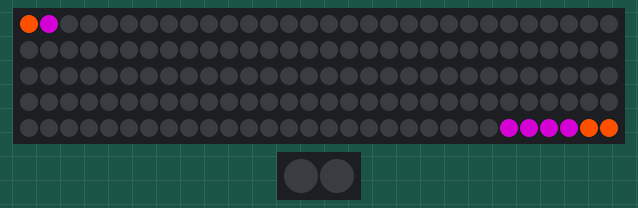
A sketch run on a simulated Arduino Uno, built with avr-gcc and run on an emulated ATmega328P. On the bench: 150 RGB LEDs in strip order, left to right, continuing on the next row, 2 RGB LEDs in strip order, left to right.

Above: at 0.16 s.
At 25.6 s:
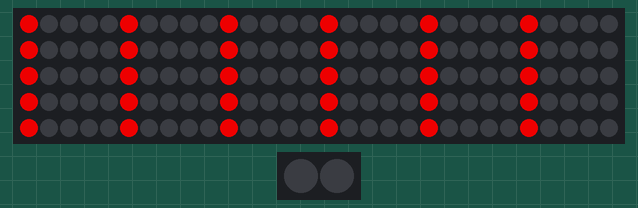

Measured:
- what the display in image 1 shows lasts 1.0 s, from 25.6 s to 26.6 s

The sketch:

arduino_ide_monorepo.ino
```cpp
#include "FastLEDHelpers.h"

void setup() {
//  Serial.begin(9600);
 setupLEDs();

}

void loop() {
    // Uncomment to implment home window
    homeWindowStripLoop();

    // static SimpleStateMachineFlowBaton animator = SimpleStateMachineFlowBaton();
    // animator.simpleFlowBatonLoop();

}
```

CarLEDStripAnimation.cpp
```cpp

```

FastLEDHelpers.h
```cpp
#include "PlatformHelpers.h"


enum class WandBatonAnimationState {
    None,
    SinColorPurple,
    RapidFlashSlowFade,
    PurpleGreenPingPong,
    PinkAndGoldSexy
};

enum class WindowAnimationState {
    None,
    ColorBlink,
    CatAndMouse,
    SlowLoop
};

#ifndef SimpleStateMachineFlowBaton_H
#define SimpleStateMachineFlowBaton_H

/*
simple flow artist baton state machine, no gyro sensor*/
class SimpleStateMachineFlowBaton {
    public:
        SimpleStateMachineFlowBaton();
        void simpleFlowBatonLoop();
    private:
        WandBatonAnimationState currentState;
        void animatePGS();
        void animatePGPP(long clicks);
        void animateSCP(long clicks);
        void animateRFSF(long clicks);
        void setPurpleColorForIndex(PlatformAgnosticPixel * color, int index);
        void setPinkColorForIndex(PlatformAgnosticPixel * color, int index);
        void setGoldColorForIndex(PlatformAgnosticPixel * color, int index);
        void setGreenColorForIndex(PlatformAgnosticPixel * color, int index);

};
#endif

/* home window project

////////////////////
*/

#ifndef CHASESERVICE_H
#define CHASESERVICE_H
void homeWindowStripLoop();
class RabbitTurtleChaseService {
public:
    void updatePositions();
    RabbitTurtleChaseService();
    bool hasCaughtRabbit();
    void resetRace();

private:
    void updateTurtlePosition(unsigned long time);
    void updateRabbitPosition(unsigned long time);
    double turtleVelocity;
    double rabbitVelocity;
    int turtlePosition;
    double rabbitPosition;
    unsigned long rabbitAccelerationTimer;
    unsigned long startTime;
    void updateRabbitVelocity();
    unsigned long millisOffset;
    void printPhase();

};

#endif // CHASESERVICE_H
```

PlatformHelpers.h
```cpp
#ifndef PLATFORM_HELPERS_H
#define PLATFORM_HELPERS_H

#include <stdint.h>  // for uint32_t and other fixed-width integer types
#include <math.h>
#define PI 3.14159265358979323846


enum class ClusterNameEnum {
    largeCluster,
    smallCluster
};

struct PlatformAgnosticPixel {
 uint8_t r;
 uint8_t g;
 uint8_t b;
 float opacity;

    PlatformAgnosticPixel() : r(0), g(0), b(0), opacity(1.0f) {}
    // Constructor to initialize r, g, b with custom values, opacity defaults to 1
    PlatformAgnosticPixel(uint8_t red, uint8_t green, uint8_t blue)
        : r(red), g(green), b(blue), opacity(1.0f) {}

    // Constructor to initialize r, g, b and opacity with custom values
    PlatformAgnosticPixel(uint8_t red, uint8_t green, uint8_t blue, float op)
        : r(red), g(green), b(blue), opacity(op) {}
};


PlatformAgnosticPixel myBlend(PlatformAgnosticPixel color1, PlatformAgnosticPixel color2, uint8_t blendAmount);
void setupLEDs();
void Show();
void setPixel(PlatformAgnosticPixel, uint16_t, ClusterNameEnum);
void setBrightness(uint8_t);


////////Flow Baton Arduino Mini v 1
// #define NeoPixelRequired "NeoPixelRequired"
// #define CLUSTER_1_PIN 3
// #define CLUSTER_2_PIN 5
// #define CLUSTER_1_COUNT 150
// #define CLUSTER_2_COUNT 3


#define FastLEDEnabled "FastLEDEnabled"
#define CLUSTER_1_PIN 18
#define CLUSTER_2_PIN 5
#define CLUSTER_1_COUNT 150
#define CLUSTER_2_COUNT 2

#if defined(FastLEDEnabled)
    #include <FastLED.h>
    extern CRGB ledCluster1[CLUSTER_1_COUNT];
    extern CRGB ledCluster2[CLUSTER_2_COUNT];
#elif defined(NeoPixelRequired)
    #include <Adafruit_NeoPixel.h>
#endif
#endif


// define your LED specific color orders which are per unit different

//home window shitty ws2812b
#define COLOR_ORDER GRB

//ws2811 baton lights
//#define COLOR_ORDER RGB
```

Platformhelpers.cpp
```cpp
#include "PlatformHelpers.h"


#if defined(FastLEDEnabled)
  CRGB ledCluster1[CLUSTER_1_COUNT];
  CRGB ledCluster2[CLUSTER_2_COUNT];
#elif defined(NeoPixelRequired)
  #include <Adafruit_NeoPixel.h>
  Adafruit_NeoPixel ledCluster1 = Adafruit_NeoPixel(CLUSTER_1_COUNT, CLUSTER_1_PIN, NEO_RGB + NEO_KHZ800);
  Adafruit_NeoPixel ledCluster2 = Adafruit_NeoPixel(CLUSTER_2_COUNT, CLUSTER_2_PIN, NEO_RGB + NEO_KHZ800);
#endif

// Function to initialize the LED library
void setupLEDs() {
  #if defined(FastLEDEnabled)
    FastLED.addLeds<WS2812B, CLUSTER_1_PIN, COLOR_ORDER>(ledCluster1, CLUSTER_1_COUNT);
    FastLED.addLeds<WS2812B, CLUSTER_2_PIN, COLOR_ORDER>(ledCluster2, CLUSTER_2_COUNT);
  #else
    ledCluster1.begin();
    ledCluster1.setBrightness(255);  // Set initial brightness for NeoPixel
    ledCluster1.show();  // Initialize all pixels to 'off'
    ledCluster2.begin();
    ledCluster2.setBrightness(255);  // Set initial brightness for NeoPixel
    ledCluster2.show();  // Initialize all pixels to 'off'
  #endif
}

void setBrightness(uint8_t brightness) {
  #if defined(FastLEDEnabled)
    FastLED.setBrightness(brightness);
    FastLED.show();
  #elif defined(NeoPixelRequired)
    ledCluster2.setBrightness(brightness);
    ledCluster1.setBrightness(brightness);
    ledCluster2.show();
    ledCluster1.show();
  #endif
}

void Show() {
  #if defined(FastLEDEnabled)
    FastLED.show();
  #elif defined(NeoPixelRequired)
    ledCluster2.show();
    ledCluster1.show();
  #endif
}

void setPixel(PlatformAgnosticPixel pixel, uint16_t index, ClusterNameEnum cluster) {
  #if defined(NeoPixelRequired)
    if(cluster == ClusterNameEnum::largeCluster) {
      ledCluster1.setPixelColor(index, ledCluster1.Color(pixel.r, pixel.g, pixel.b));
    } else {
      ledCluster2.setPixelColor(index, ledCluster2.Color(pixel.r, pixel.g, pixel.b));
    }
  #elif defined(FastLEDEnabled)
    if(cluster == ClusterNameEnum::largeCluster) {
      ledCluster1[index] = CRGB(pixel.r, pixel.g, pixel.b);
    } else {
      ledCluster2[index] = CRGB(pixel.r, pixel.g, pixel.b);
    }
  #endif
}


PlatformAgnosticPixel myBlend(PlatformAgnosticPixel color1, PlatformAgnosticPixel color2, uint8_t blendAmount) {
    PlatformAgnosticPixel result;
    result.r = color1.r + ((color2.r - color1.r) * blendAmount / 255);
    result.g = color1.g + ((color2.g - color1.g) * blendAmount / 255);
    result.b = color1.b + ((color2.b - color1.b) * blendAmount / 255);
    return result;
}
```

RabbitTurtleAnimation.cpp
```cpp
#include "FastLEDHelpers.h"


// fileprivate function
void printDots(int xDots, int here, PlatformAgnosticPixel color) {
  for(uint8_t offset = 0; offset < xDots; offset++) {
      if(here - offset < 0) {
      setPixel(color, here - offset + CLUSTER_1_COUNT,ClusterNameEnum::largeCluster);
      } else {
        setPixel(color, here - offset,ClusterNameEnum::largeCluster);
      }
  }
   Show();
}

// Constructor to initialize the animals
RabbitTurtleChaseService::RabbitTurtleChaseService() {
    rabbitVelocity = double(CLUSTER_1_COUNT) / 5000.0;
    rabbitAccelerationTimer = 0;
    turtleVelocity = double(CLUSTER_1_COUNT) / 10000.0;
    rabbitPosition = 1;
    turtlePosition = 0;
    startTime = 0;
    millisOffset = 0;
}

void RabbitTurtleChaseService::printPhase() {
  PlatformAgnosticPixel constructionOrange = PlatformAgnosticPixel(255,79,0);
  const PlatformAgnosticPixel purpleRabbit = PlatformAgnosticPixel(128, 0, 128);
  const uint8_t rabbitDotCount = 8;
  const uint8_t turtleDotCount = 3;
  const PlatformAgnosticPixel black = PlatformAgnosticPixel(0,0,0);

  for(int i=0; i< CLUSTER_1_COUNT; i++) {
      setPixel(black,i,ClusterNameEnum::largeCluster);
  }
  printDots(rabbitDotCount, (int)rabbitPosition % CLUSTER_1_COUNT, purpleRabbit);
  printDots(turtleDotCount, turtlePosition, constructionOrange);
}

void RabbitTurtleChaseService::updateRabbitVelocity() {
    const long currentTime = millis();
    // 10 times a second we call this.
   if (currentTime - rabbitAccelerationTimer > 1500 && rabbitVelocity > double(CLUSTER_1_COUNT) / 20000.0) {
    rabbitAccelerationTimer = currentTime;
    rabbitVelocity *= 0.90;
   }
}

void RabbitTurtleChaseService::updatePositions() {
    unsigned long now = millis() - millisOffset;
    updateTurtlePosition(now);
    updateRabbitPosition(now);
    startTime = now;
    updateRabbitVelocity();
    printPhase();
}

/*
fixed velocity entire race.
*/
void RabbitTurtleChaseService::updateTurtlePosition(unsigned long time) {
    double time2 = (double) time;
     int new_position = (int)(turtleVelocity * time2) % CLUSTER_1_COUNT;
    turtlePosition = new_position;

}

/*
Update Rabbit position has be implmented as adding a small chuck of distance
in a time interval because its velocity changes over time.
i could use 0.5*a*t*t but eventually the velocity stopps accelerating.
*/
void RabbitTurtleChaseService::updateRabbitPosition(unsigned long time) {
    unsigned long elapsedTime = time - startTime;
    rabbitPosition += rabbitVelocity * elapsedTime;
}


bool RabbitTurtleChaseService::hasCaughtRabbit() {
  return turtlePosition == (int)rabbitPosition % CLUSTER_1_COUNT;
}

void RabbitTurtleChaseService::resetRace() {
  rabbitVelocity = double(CLUSTER_1_COUNT) / 5000.0;
  millisOffset = millis();
  turtlePosition = 0;
  rabbitPosition = 1;
  startTime = 0;
}

void homeWindowStripLoop() {
    const PlatformAgnosticPixel black = PlatformAgnosticPixel(0,0,0);

  const PlatformAgnosticPixel red = PlatformAgnosticPixel(200,0,0);

  static RabbitTurtleChaseService animator = RabbitTurtleChaseService();

  if (animator.hasCaughtRabbit()) {
    delay(500);
     for(int i=0; i< CLUSTER_1_COUNT; i++) {
      if(i%5 == 0) {
        setPixel(red,i,ClusterNameEnum::largeCluster);
      } else {
        setPixel(black,i,ClusterNameEnum::largeCluster);
      }
     }
     Show();
     delay(1000);
     animator.resetRace();
  } else {
    animator.updatePositions();
  }


}
```

SimpleFlowBatonAnimation.cpp
```cpp
#include "FastLEDHelpers.h"


inline int intFromState(WandBatonAnimationState state) {
    return static_cast<int>(state);
}

inline void setNextState(WandBatonAnimationState *state) {
  const int currentState = intFromState(*state);
  const int totalState = 5;
  PlatformAgnosticPixel black = PlatformAgnosticPixel(0, 0, 0);
  for(int i=0; i < CLUSTER_1_COUNT; i ++) {
		setPixel(black, i, ClusterNameEnum::largeCluster);
	}
	for(int i=0; i < CLUSTER_2_COUNT; i ++) {
		setPixel(black, i, ClusterNameEnum::smallCluster);
	}
  Show();
  *state = static_cast<WandBatonAnimationState>((currentState + 1) % totalState);
}

// Constructor to initialize the animals
SimpleStateMachineFlowBaton::SimpleStateMachineFlowBaton() {
	currentState == WandBatonAnimationState::None;
}

void SimpleStateMachineFlowBaton::simpleFlowBatonLoop() {
  unsigned long currentMillis = millis();
  const int lengthOfAnimation = 8 * 1000; // 600 % millisoncs == 0 at 1 minute i think 4200 69
  PlatformAgnosticPixel pixel;


  if(
    (currentState == WandBatonAnimationState::None && currentMillis % 2000 == 0) ||
    (currentState != WandBatonAnimationState::None && currentMillis % lengthOfAnimation == 0)
   ) {
    setNextState(&currentState);
  }

  switch(currentState) {
    case WandBatonAnimationState::PinkAndGoldSexy:
      animatePGS();
      break;
    case WandBatonAnimationState::PurpleGreenPingPong:
      animatePGPP(currentMillis);
      break;
    case WandBatonAnimationState::RapidFlashSlowFade:
      animatePGPP(currentMillis);
      break;
    case WandBatonAnimationState::SinColorPurple:
      animateSCP(currentMillis);
      break;
      case WandBatonAnimationState::None:
      break;
  }
}

void SimpleStateMachineFlowBaton::animatePGS() {
	// Define deep pink and gold color values
	PlatformAgnosticPixel deepPink = PlatformAgnosticPixel(255, 20, 147);
	PlatformAgnosticPixel gold = PlatformAgnosticPixel(255, 215, 0);
	setPixel(deepPink, 0, ClusterNameEnum::smallCluster);
	setPixel(gold, 1, ClusterNameEnum::smallCluster);
	///////////////////////////////////////////////
	setPixel(deepPink, 0, ClusterNameEnum::largeCluster);
	setPixel(gold, 1, ClusterNameEnum::largeCluster);
	setPixel(deepPink, 2, ClusterNameEnum::largeCluster);
	setPixel(gold, 3, ClusterNameEnum::largeCluster);
	setPixel(deepPink, 4, ClusterNameEnum::largeCluster);
	setPixel(deepPink, 5, ClusterNameEnum::largeCluster);
	setPixel(gold, 6, ClusterNameEnum::largeCluster);
	Show();
}

void SimpleStateMachineFlowBaton::animatePGPP(long clicks) {
	PlatformAgnosticPixel poisonGreen = PlatformAgnosticPixel(64, 255, 0);
	PlatformAgnosticPixel deepPurple = PlatformAgnosticPixel(75, 0, 130);

	// Calculate the interpolation factor with a sine wave, mapping it to 0-1
	float interpolationFactor = (sin(millis() * 0.003) + 1) / 2.0;

	// Interpolate between Poison Green and Deep Purple
	PlatformAgnosticPixel blendedColor = myBlend(poisonGreen, deepPurple, interpolationFactor * 255);

	// Set LED clusters to the interpolated color
	for(int i=0; i < CLUSTER_1_COUNT; i ++) {
		setPixel(blendedColor, i, ClusterNameEnum::largeCluster);
	}
	for(int i=0; i < CLUSTER_2_COUNT; i ++) {
		setPixel(blendedColor, i, ClusterNameEnum::smallCluster);
	}
	uint8_t brightness = (sin(millis() * 0.001) + 1) * 127.5;
	setBrightness(brightness);
	Show();
}

void SimpleStateMachineFlowBaton::animateSCP(long clicks) {
	PlatformAgnosticPixel purple1 = PlatformAgnosticPixel(128, 0, 128);
	PlatformAgnosticPixel purple2 = PlatformAgnosticPixel(75, 0, 130);
	uint8_t brightness = (sin(clicks * 0.003) + 1) * 127.5;

	for(int i=0; i < CLUSTER_1_COUNT; i ++) {
		setPixel(purple1, i, ClusterNameEnum::largeCluster);
	}
	for(int i=0; i < CLUSTER_2_COUNT; i ++) {
		setPixel(purple2, i, ClusterNameEnum::smallCluster);
	}
	setBrightness(brightness);
	Show();
}

void SimpleStateMachineFlowBaton::setPurpleColorForIndex(PlatformAgnosticPixel * color, int index){
	PlatformAgnosticPixel colors[] = {
		// Purple shades
		PlatformAgnosticPixel(128, 0, 128),   // Purple
		PlatformAgnosticPixel(147, 112, 219), // MediumPurple
		PlatformAgnosticPixel(138, 43, 226),  // BlueViolet
	};
	*color = colors[index];
}

void SimpleStateMachineFlowBaton::setPinkColorForIndex(PlatformAgnosticPixel * color, int index){
	PlatformAgnosticPixel colors[] = {
		// Pink shades
		PlatformAgnosticPixel(255, 182, 193), // LightPink
		PlatformAgnosticPixel(255, 105, 180), // HotPink
		PlatformAgnosticPixel(255, 20, 147),  // DeepPink

	};
	*color = colors[index];
}

void SimpleStateMachineFlowBaton::setGoldColorForIndex(PlatformAgnosticPixel * color, int index){

	PlatformAgnosticPixel colors[] = {
		// Purple shades
		PlatformAgnosticPixel(128, 0, 128),   // Purple
		PlatformAgnosticPixel(147, 112, 219), // MediumPurple
		PlatformAgnosticPixel(138, 43, 226),  // BlueViolet
	};
	*color = colors[index];
}

void SimpleStateMachineFlowBaton::setGreenColorForIndex(PlatformAgnosticPixel * color, int index){
	PlatformAgnosticPixel colors[] = {

		// Green shades
		PlatformAgnosticPixel(0, 255, 0),     // Lime
		PlatformAgnosticPixel(0, 128, 0),     // Green
		PlatformAgnosticPixel(34, 139, 34)    // ForestGreen
	};
	*color = colors[index];
}
```
